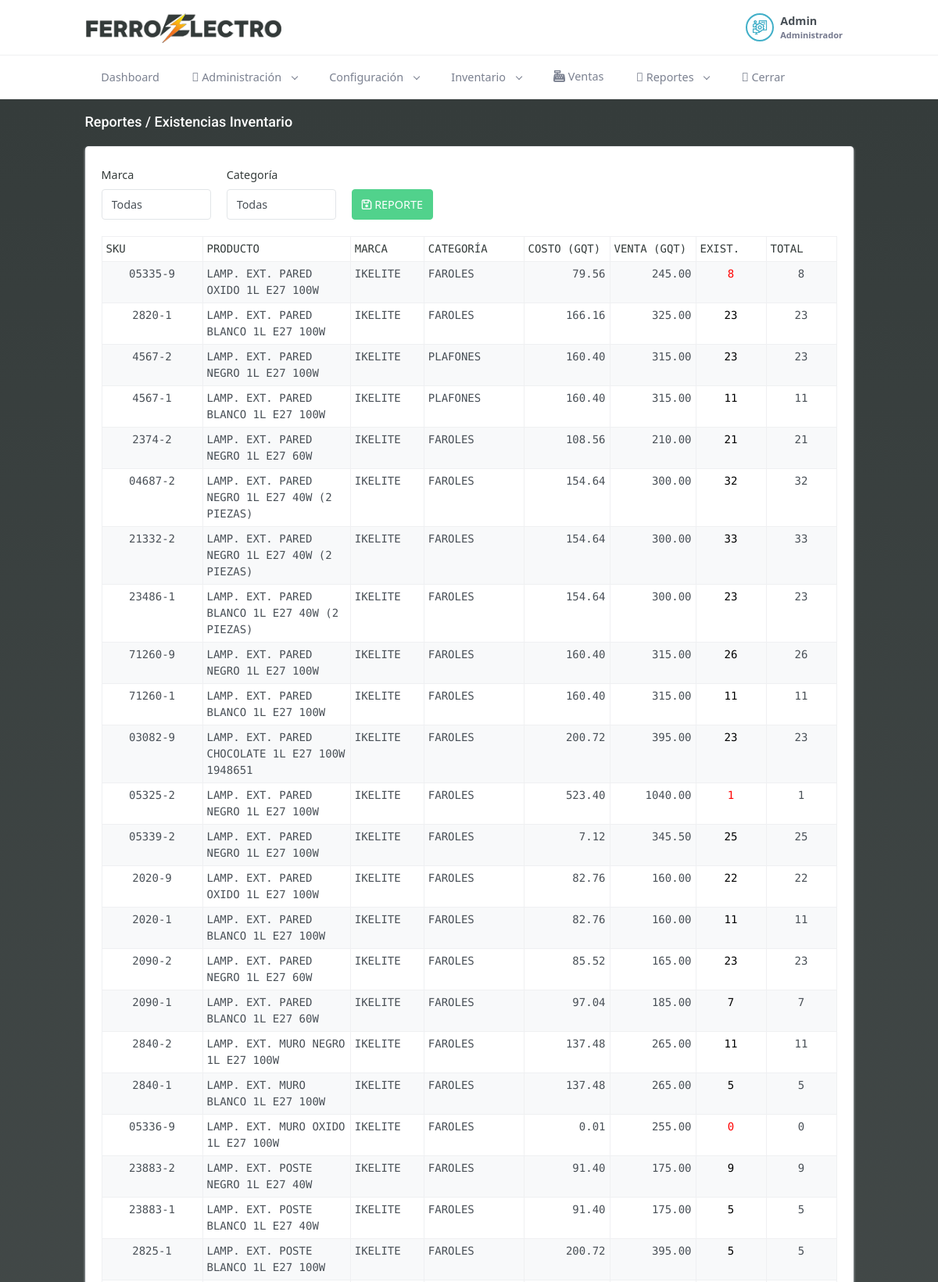
/index.php/reportes/existencias (signed in, upper part), run on the app's committed database.
### tables this page shows
CREATE TABLE `productos` (
  `id` int(11) NOT NULL,
  `sku` varchar(50) NOT NULL,
  `nombreproducto` varchar(300) NOT NULL,
  `descripcion` text NOT NULL,
  `proveedorid` int(11) NOT NULL,
  `categoriaid` int(11) NOT NULL,
  `marcaid` int(11) NOT NULL,
  `peso` float(10,2) NOT NULL,
  `cantmin` int(11) NOT NULL,
  `FOB` float(10,2) NOT NULL,
  `costo` float(10,2) NOT NULL,
  `venta` float(10,2) NOT NULL,
  `created_at` timestamp NOT NULL DEFAULT current_timestamp(),
  `updated_at` timestamp NOT NULL DEFAULT current_timestamp(),
  `status` int(11) NOT NULL DEFAULT 1
);

CREATE TABLE `marcas` (
  `id` int(11) NOT NULL,
  `marca` varchar(200) NOT NULL,
  `status` int(11) NOT NULL DEFAULT 1
);

CREATE TABLE `categorias` (
  `id` int(11) NOT NULL,
  `categoria` varchar(200) NOT NULL,
  `status` int(11) NOT NULL DEFAULT 1
);

### application/controllers/reportes/Existencias.php (called while the page is built, shortened)
<?php
class Existencias extends CI_Controller {
	public function index()
	{
        $d['title'] = 'Reportes';
        $h['title'] =  $d['title'];
		$d['msg'] = '';
		$marca = 0;
		$categoria = 0;
		$d['marcaURL'] = $marca;
		$d['categoriaURL'] = $categoria;
		$d['productos'] = $this->model->all_productos_all_status_filtro($marca, $categoria);
		$d['categorias'] = $this->model->all_categorias_activa();
		$d['marcas'] = $this->model->all_marcas();
        $this->load->view('header_view', $h);
		$this->load->view('reportes/existencias_view', $d);
        $this->load->view('footer_view', $h);
	}
}

### index.php (called while the page is built, shortened)
<?php
require_once BASEPATH.'core/CodeIgniter.php';

### application/models/Model.php (called while the page is built, shortened)
<?php
class Model extends CI_Model
{
  public function all_productos_all_status_filtro($marca, $categoria){
    $str = 'productos.id idpr, productos.sku, productos.nombreproducto, productos.descripcion, productos.proveedorid, productos.categoriaid, productos.costo, productos.venta, productos.marcaid, productos.status statusprod, productos.peso, productos.cantmin, productos.fob, ';
    $str .= 'categorias.id idcat, categorias.categoria, categorias.status statcat, ';
    $str .= 'marcas.id idmarca, marcas.marca, marcas.status statusmarca';
    if(($marca == 0) && ($categoria == 0)){
      $q= $this
        ->db
        ->select($str)
	      ->from('productos')
        ->join('categorias', 'categorias.id = productos.categoriaid')
        ->join('marcas', 'marcas.id = productos.marcaid')
        ->get();
    }
    if($q->num_rows() > 0) {
      return $q->result_array();
    }
    return array();
  }
  public function lista_inventario_conteo_productos($idproducto){
    $str = '*';
    $q= $this
        ->db
        ->select($str)
	      ->from('inventario')
        ->where('idproducto', $idproducto)
        ->where('idventa', 0)
        ->where('desperfecto', 0)
        ->count_all_results();
    return $q;
  }
  public function lista_inventario_conteo_desperfectos($idproducto){
    $str = '*';
    $q= $this
        ->db
        ->select($str)
	      ->from('inventario')
        ->where('idproducto', $idproducto)
        ->where('idventa', 0)
        ->where('desperfecto >', 0)
        ->count_all_results();
    return $q;
  }
}

### application/views/reportes/existencias_view.php (the view, shortened to what this page needs)
<div class="main-content">
    <div class="page-content">
        <div class="container-fluid">
            <div class="row">
                <div class="col-12">
                    <div class="page-title-box d-flex align-items-center justify-content-between">
                        <h4 class="mb-0"><?= $title . ' / Existencias Inventario' ?></h4>
                    </div>
                </div>
            </div>
            <div class="row">
                <div class="col-xl-12">
                    <div class="card card-h-100">
                        <div class="card-body">
                            <form method="POST" class="form">
                                <div class="row">
                                    <div class="form-group col-md-2">
                                        <label for="nombre">Marca</label>
                                        <select class="form-control" placeholder="Seleccionar Marca..." autocomplete="off" name="marcaid">
                                            <option value="<?= ($marcaURL == 0)?'selected="selected"':'' ?>">Todas</option>
                                        </select>
                                    </div>
                                    <div class="form-group col-md-2">
                                        <label for="nombre">Categoría</label>
                                        <select class="form-control" placeholder="Seleccionar Categoría..." autocomplete="off" name="categoriaid">
                                            <option  value="<?= ($categoriaURL == 0)?'selected="selected"':'' ?>">Todas</option>
                                        </select>
                                    </div>
                                    <div class="form-group col-md-2">
                                        <label for="" style="color: #fff;">....</label>
                                        <br>
                                        <button class="btn btn-success btn-block" type="submit" name="filtrar"><i class="fa fa-save"></i> REPORTE</button>
                                    </div>
                                </div>
                            </form>
                            <br>
                            <div class="table-responsive">
                                <table id="reporteDatatable" class="table table-striped table-bordered table-condensed table-hovered" style="width:100%">
                                    <thead>
                                        <tr>
                                            <th>SKU</th>
                                            <th>PRODUCTO</th>
                                            <th>MARCA</th>
                                            <th>CATEGORÍA</th>
                                            <?php
                                                if($_SESSION['rol'] == 1){
                                            ?>
                                            <th>COSTO (GQT)</th>
                                            <?php
                                                }
                                            ?>
                                            <th>VENTA (GQT)</th>
                                            <th>EXIST.</th>
                                            <th>TOTAL</th>
                                        </tr>
                                    </thead>
                                    <tbody>
                                        <?php
                                        foreach($productos as $p){
                                            $exist = $this->model->lista_inventario_conteo_productos($p['idpr']);
                                            $desperfectos = $this->model->lista_inventario_conteo_desperfectos($p['idpr']);
                                            $totales = $exist + $desperfectos;
                                        ?>
                                        <tr>
                                            <td style="width: 90px; text-align: center;"><?= $p['sku'] ?></td>
                                            <td><?= $p['nombreproducto'] ?></td>
                                            <td><?= $p['marca'] ?></td>
                                            <td><?= $p['categoria'] ?></td>
                                            <?php
                                                if($_SESSION['rol'] == 1){
                                            ?>
                                            <td style="width: 110px; text-align: right;"><?= number_format($p['costo'], 2, '.', '') ?></td>
                                            <?php
                                                }
                                            ?>
                                            <td style="width: 110px; text-align: right;"><?= number_format($p['venta'], 2, '.', '') ?></td>
                                            <td style="width: 90px; text-align: center; color:<?= ($exist <= $p['cantmin'])?'red':'black' ?>;"><?= $exist ?></td>
                                            <td style="width: 90px; text-align: center;"><?= $totales ?></td>
                                        </tr>
                                        <?php
                                        }
                                        ?>
                                    </tbody>
                                </table>
                            </div>
                        </div>
                    </div>
                </div>
            </div>
        </div>
    </div>

### assets/login/css/login.css (style rules this page uses)
#bodyall { background: #343b3a; background: -moz-linear-gradient(180deg, #343b3a 0%, #5a5f5f 52%, rgba(255,255,255,1) 100%); background: -webkit-linear-gradient(180deg, #343b3a 0%, #5a5f5f 52%, rgba(255,255,255,1) 100%); background: linear-gradient(180deg, #343b3a 0%, #5a5f5f 52%, rgba(255,255,255,1) 100%); filter: progid:DXImageTransform.Microsoft.gradient(startColorstr="#343b3a",endColorstr="#ffffff",GradientType=1); }
.page-title-box > h4 { color: #fff !important; }
label, th { color: #343b3a; }

### application/views/header_view.php (style rules this page uses)
label { margin-top: 5px; }

### application/views/reportes/existencias_view.php (style rules this page uses)
table { font-family: 'Source Code Pro', monospace; font-size: 14px; }
.table > :not(caption) > * > * { padding: 5px; }

### data on the page
productos: sku "05335-9", nombreproducto "LAMP. EXT. PARED OXIDO 1L E27 100W", marcaid.marca "IKELITE", categoriaid.categoria "FAROLES", costo "79.56", venta "245.00", exist "8", totales "8"
productos: sku "2820-1", nombreproducto "LAMP. EXT. PARED BLANCO 1L E27 100W", marcaid.marca "IKELITE", categoriaid.categoria "FAROLES", costo "166.16", venta "325.00", exist "23", totales "23"
productos: sku "4567-2", nombreproducto "LAMP. EXT. PARED NEGRO 1L E27 100W", marcaid.marca "IKELITE", categoriaid.categoria "PLAFONES", costo "160.40", venta "315.00", exist "23", totales "23"
productos: sku "4567-1", nombreproducto "LAMP. EXT. PARED BLANCO 1L E27 100W", marcaid.marca "IKELITE", categoriaid.categoria "PLAFONES", costo "160.40", venta "315.00", exist "11", totales "11"
productos: sku "2374-2", nombreproducto "LAMP. EXT. PARED NEGRO 1L E27 60W", marcaid.marca "IKELITE", categoriaid.categoria "FAROLES", costo "108.56", venta "210.00", exist "21", totales "21"
productos: sku "04687-2", nombreproducto "LAMP. EXT. PARED NEGRO 1L E27 40W (2 PIEZAS)", marcaid.marca "IKELITE", categoriaid.categoria "FAROLES", costo "154.64", venta "300.00", exist "32", totales "32"
productos: sku "21332-2", nombreproducto "LAMP. EXT. PARED NEGRO 1L E27 40W (2 PIEZAS)", marcaid.marca "IKELITE", categoriaid.categoria "FAROLES", costo "154.64", venta "300.00", exist "33", totales "33"
productos: sku "23486-1", nombreproducto "LAMP. EXT. PARED BLANCO 1L E27 40W (2 PIEZAS)", marcaid.marca "IKELITE", categoriaid.categoria "FAROLES", costo "154.64", venta "300.00", exist "23", totales "23"
productos: sku "71260-9", nombreproducto "LAMP. EXT. PARED NEGRO 1L E27 100W", marcaid.marca "IKELITE", categoriaid.categoria "FAROLES", costo "160.40", venta "315.00", exist "26", totales "26"
productos: sku "71260-1", nombreproducto "LAMP. EXT. PARED BLANCO 1L E27 100W", marcaid.marca "IKELITE", categoriaid.categoria "FAROLES", costo "160.40", venta "315.00", exist "11", totales "11"
productos: sku "03082-9", nombreproducto "LAMP. EXT. PARED CHOCOLATE 1L E27 100W 1948651", marcaid.marca "IKELITE", categoriaid.categoria "FAROLES", costo "200.72", venta "395.00", exist "23", totales "23"
productos: sku "05325-2", nombreproducto "LAMP. EXT. PARED NEGRO 1L E27 100W", marcaid.marca "IKELITE", categoriaid.categoria "FAROLES", costo "523.40", venta "1040.00", exist "1", totales "1"
productos: sku "05339-2", nombreproducto "LAMP. EXT. PARED NEGRO 1L E27 100W", marcaid.marca "IKELITE", categoriaid.categoria "FAROLES", costo "7.12", venta "345.50", exist "25", totales "25"
productos: sku "2020-9", nombreproducto "LAMP. EXT. PARED OXIDO 1L E27 100W", marcaid.marca "IKELITE", categoriaid.categoria "FAROLES", costo "82.76", venta "160.00", exist "22", totales "22"
productos: sku "2020-1", nombreproducto "LAMP. EXT. PARED BLANCO 1L E27 100W", marcaid.marca "IKELITE", categoriaid.categoria "FAROLES", costo "82.76", venta "160.00", exist "11", totales "11"
productos: sku "2090-2", nombreproducto "LAMP. EXT. PARED NEGRO 1L E27 60W", marcaid.marca "IKELITE", categoriaid.categoria "FAROLES", costo "85.52", venta "165.00", exist "23", totales "23"
productos: sku "2090-1", nombreproducto "LAMP. EXT. PARED BLANCO 1L E27 60W", marcaid.marca "IKELITE", categoriaid.categoria "FAROLES", costo "97.04", venta "185.00", exist "7", totales "7"
productos: sku "2840-2", nombreproducto "LAMP. EXT. MURO NEGRO 1L E27 100W", marcaid.marca "IKELITE", categoriaid.categoria "FAROLES", costo "137.48", venta "265.00", exist "11", totales "11"
productos: sku "2840-1", nombreproducto "LAMP. EXT. MURO BLANCO 1L E27 100W", marcaid.marca "IKELITE", categoriaid.categoria "FAROLES", costo "137.48", venta "265.00", exist "5", totales "5"
productos: sku "05336-9", nombreproducto "LAMP. EXT. MURO OXIDO 1L E27 100W", marcaid.marca "IKELITE", categoriaid.categoria "FAROLES", costo "0.01", venta "255.00", exist "0", totales "0"
productos: sku "23883-2", nombreproducto "LAMP. EXT. POSTE NEGRO 1L E27 40W", marcaid.marca "IKELITE", categoriaid.categoria "FAROLES", costo "91.40", venta "175.00", exist "9", totales "9"
productos: sku "23883-1", nombreproducto "LAMP. EXT. POSTE BLANCO 1L E27 40W", marcaid.marca "IKELITE", categoriaid.categoria "FAROLES", costo "91.40", venta "175.00", exist "5", totales "5"
productos: sku "2825-1", nombreproducto "LAMP. EXT. POSTE BLANCO 1L E27 100W", marcaid.marca "IKELITE", categoriaid.categoria "FAROLES", costo "200.72", venta "395.00", exist "5", totales "5"

### other printed values
$_SESSION['nombre'] "Admin"
$_SESSION['rolname'] "Administrador"
$title "Reportes"
